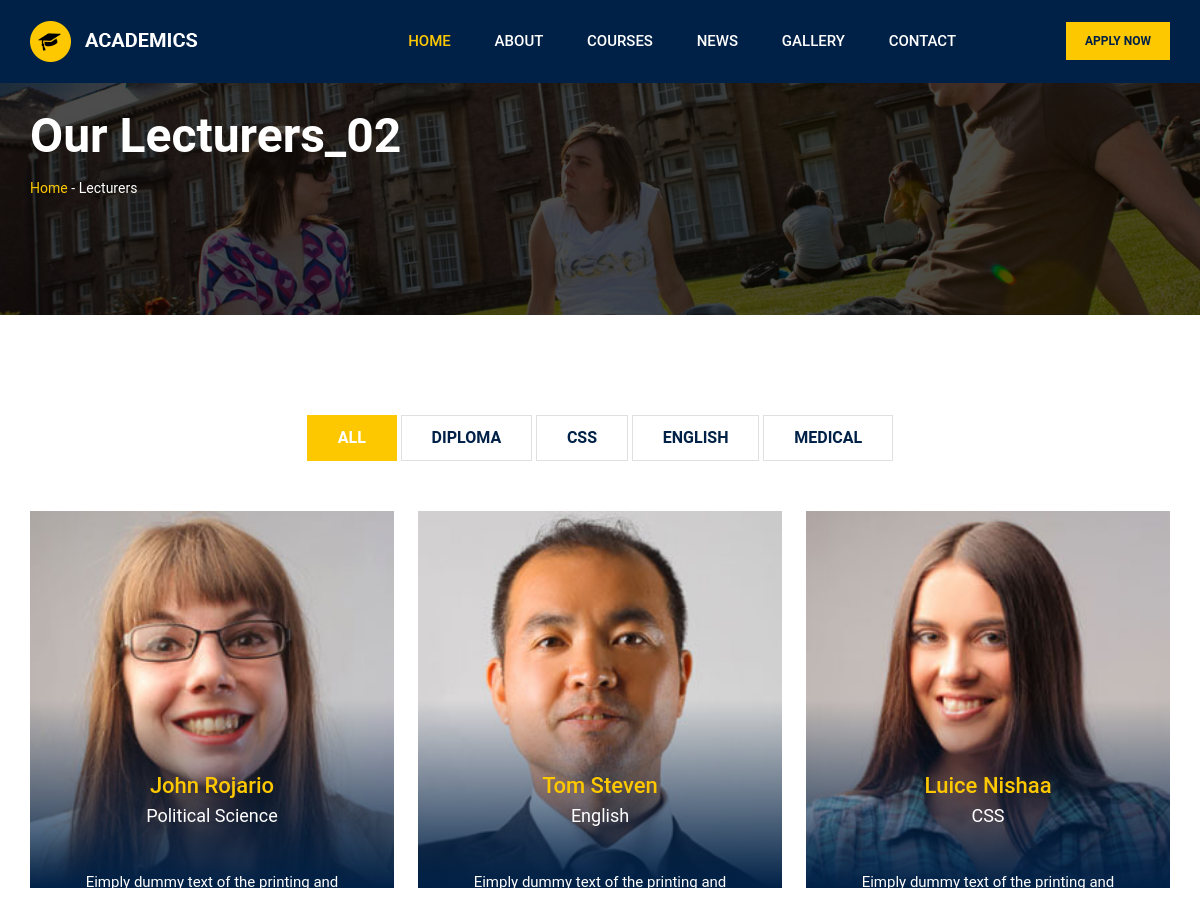
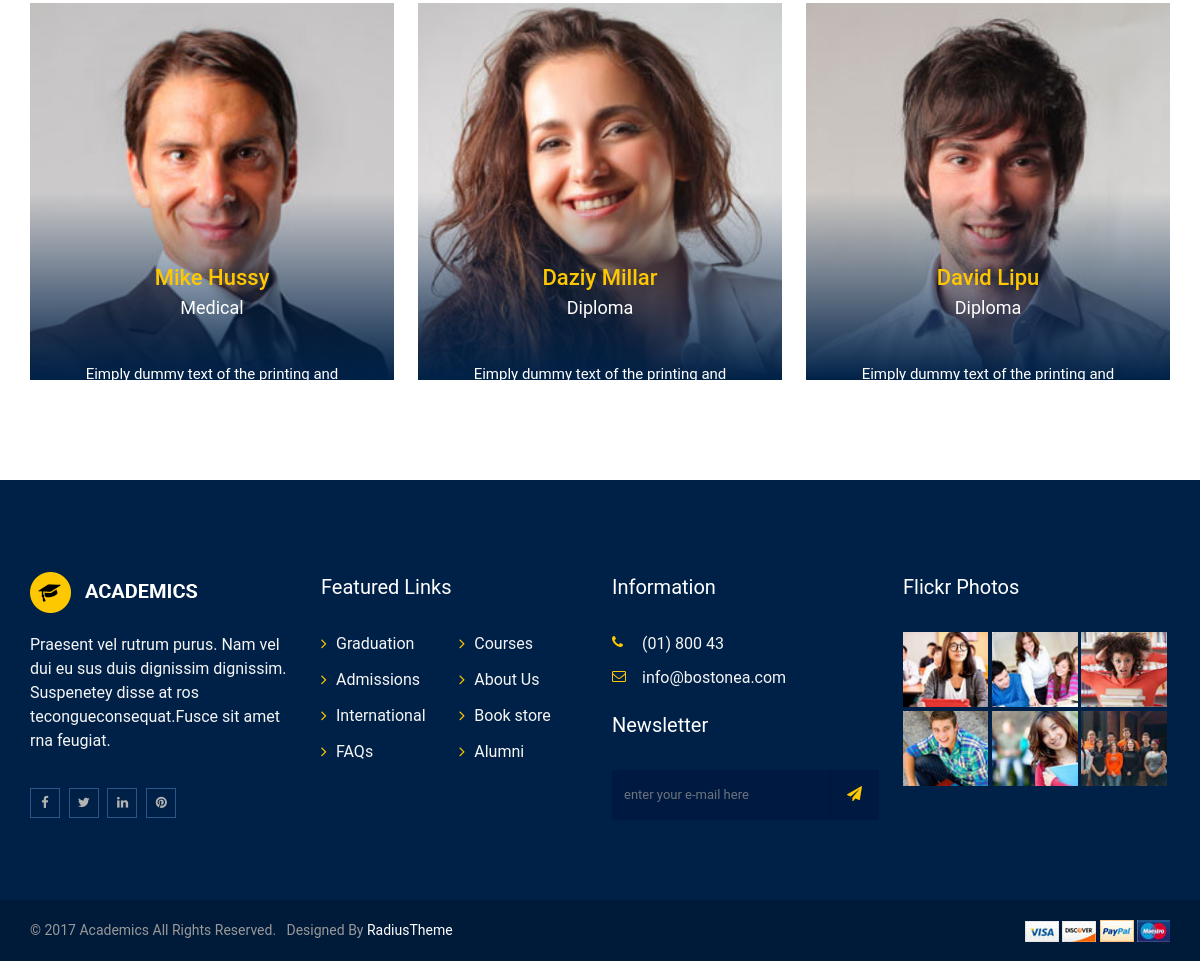
The page /academics/lecturers/ on the database its author committed (2 pictures, top to bottom).
### academics/models.py (models this page shows, shortened)
class Lecturers(models.Model):
    name = models.CharField(max_length=50)
    designation = models.CharField(max_length=20)
    department = models.CharField(max_length=20)
    phone = models.CharField(max_length=11)
    image = models.ImageField(upload_to='lecturers/')
    about = models.TextField()
    qualification = models.TextField()
    email = models.EmailField()
    linkdin = models.URLField(max_length=200, blank=True, null=True)
    twetter = models.URLField(max_length=200, blank=True, null=True)
    facebook = models.URLField(max_length=200, blank=True, null=True)

### home/models.py (models this page shows, shortened)
class Institution(models.Model):
    insti_name = models.CharField(max_length=100)
    insti_logo = models.ImageField(upload_to='institute/', blank=True, null=True)
    insti_description = models.TextField(blank=True, null=True)
    insti_phone = models.CharField(max_length=11, blank=True, null=True)
    insti_address = models.CharField(max_length=11)
    insti_email = models.EmailField()
    insti_facebook = models.URLField(max_length=200, blank=True, null=True)
    insti_twitter = models.URLField(max_length=200, blank=True, null=True)
    insti_linkdin = models.URLField(max_length=200, blank=True, null=True)
    insti_pinterest = models.URLField(max_length=200, blank=True, null=True)

### academics/views.py (the view)
# urls.py: path('lecturers/', views.lecturers, name='lecturers'),
def lecturers(request):
    all_lecturers = Lecturers.objects.all()
    context = {
        'lecturers':all_lecturers
    }
    return render(request, 'pages/lecturers.html', context)

### home/custome_context_processor.py (called while the page is built)
def institute(request):
    inst_obj = Institution.objects.get(id=1)
    context = {
        'institute':inst_obj
    }
    return context

def category_all(request):
    categories =  CourseCategory.objects.all()
    context = {
        'categories':categories
    }
    return context

### templates/pages/lecturers.html (shortened to what this page needs)
{% extends 'base.html' %}
{% load static %}
{% block content %}
        <div class="inner-page-banner-area" style="background-image: url('../../static/img/banner/5.jpg');">
            <div class="container">
                <div class="pagination-area">
                    <h1>Our Lecturers_02</h1>
                    <ul>
                        <li><a href="#">Home</a> -</li>
                        <li>Lecturers</li>
                    </ul>
                </div>
            </div>
        </div>
        <div class="lecturers-page2-area">
            <div class="container" id="inner-isotope">
                <div class="row">
                    <div class="col-xl-12 col-lg-12 col-md-12 col-sm-12">
                        <div class="isotop-classes-tab isotop-btn-accent">
                            <a href="#" data-filter="*" class="current">All</a>
                            <a href="#" data-filter=".diploma">Diploma</a>
                            <a href="#" data-filter=".cse">CSS</a>
                            <a href="#" data-filter=".english">English</a>
                            <a href="#" data-filter=".medical">Medical</a>
                        </div>
                    </div>
                </div>
                <div class="row featuredContainer">
                    {% for i in lecturers %}
                    <div class="col-xl-4 col-lg-4 col-md-6 col-sm-12 diploma cse">
                        <div class="single-item">
                            <div class="lecturers-item-wrapper">
                                <a href="#"><img class="img-responsive" src="{{ i.image.url }}" alt="team"></a>
                                <div class="lecturers-content-wrapper">
                                    <h3><a href="{% url 'lecturer' i.id %}">{{ i.name }}</a></h3>
                                    <span>{{ i.department }}</span>
                                    <p class="text-center">{{ i.about|truncatewords:10 }}</p>
                                </div>
                            </div>
                        </div>
                    </div>
                    {% endfor %}
                </div>
            </div>
        </div>
{% endblock %}

### templates/base.html (shortened to what this page needs)
<!doctype html>
<html class="no-js" lang="">
{% load static %}
<head>
    {% include 'src/css.html' %}
</head>
<body>
<div id="wrapper">
    <header>
    {% include 'section/header.html' %}
    </header>
    {% block content %}
    {% endblock %}
    <footer>
        <div class="footer-area-top">
            <div class="container">
                <div class="row">
                    <div class="col-xl-3 col-lg-3 col-md-6 col-sm-12">
                        <div class="footer-box">
                            <a href="{% url 'home' %}"><img class="img-responsive" src="{{ institute.insti_logo.url }}" alt="logo"></a>
                            <div class="footer-about">
                                <p>{{ institute.insti_description }}</p>
                            </div>
                            <ul class="footer-social">
                                <li><a href="{{ institute.insti_facebook }}"><i class="fa fa-facebook" aria-hidden="true"></i></a></li>
                                <li><a href="{{ institute.insti_twitter }}"><i class="fa fa-twitter" aria-hidden="true"></i></a></li>
                                <li><a href="{{ institute.insti_linkdin }}"><i class="fa fa-linkedin" aria-hidden="true"></i></a></li>
                                <li><a href="{{ institute.insti_pinteres }}"><i class="fa fa-pinterest" aria-hidden="true"></i></a></li>
                            </ul>
                        </div>
                    </div>
                    <div class="col-xl-3 col-lg-3 col-md-6 col-sm-12">
                        <div class="footer-box">
                            <h3>Featured Links</h3>
                            <ul class="featured-links">
                                <li>
                                    <ul>
                                        <li><a href="#">Graduation</a></li>
                                        <li><a href="#">Admissions</a></li>
                                        <li><a href="#">International</a></li>
                                        <li><a href="#">FAQs</a></li>
                                    </ul>
                                </li>
                                <li>
                                    <ul>
                                        <li><a href="#">Courses</a></li>
                                        <li><a href="#">About Us</a></li>
                                        <li><a href="#">Book store</a></li>
                                        <li><a href="#">Alumni</a></li>
                                    </ul>
                                </li>
                            </ul>
                        </div>
                    </div>
                    <div class="col-xl-3 col-lg-3 col-md-6 col-sm-12">
                        <div class="footer-box">
                            <h3>Information</h3>
                            <ul class="corporate-address">
                                <li><i class="fa fa-phone" aria-hidden="true"></i><a href="Phone(01)800433633.html">
                                    {{ institute.insti_phone }} </a></li>
                                <li><i class="fa fa-envelope-o" aria-hidden="true"></i>{{ institute.insti_email }}</li>
                            </ul>
                            <div class="newsletter-area">
                                <h3>Newsletter</h3>
                                <form action="{% url 'newsletter' %}" method="POST">
                                    <div class="input-group stylish-input-group">
                                        <input type="text" name="mail" placeholder="Enter your e-mail here" class="form-control">
                                        <span class="input-group-addon">
                                            <button type="submit">
                                                <i class="fa fa-paper-plane" aria-hidden="true"></i>
                                            </button>
                                        </span>
                                    </div>
                                </form>
                            </div>
                        </div>
                    </div>
                    <div class="col-xl-3 col-lg-3 col-md-6 col-sm-12">
                        <div class="footer-box">
                            <h3>Flickr Photos</h3>
                            <ul class="flickr-photos">
                                <li>
                                    <a href="#"><img class="img-responsive" src="{% static 'img/footer/1.jpg' %}" alt="flickr"></a>
                                </li>
                                <li>
                                    <a href="#"><img class="img-responsive" src="{% static 'img/footer/2.jpg' %}" alt="flickr"></a>
                                </li>
                                <li>
                                    <a href="#"><img class="img-responsive" src="{% static 'img/footer/3.jpg' %}" alt="flickr"></a>
                                </li>
                                <li>
                                    <a href="#"><img class="img-responsive" src="{% static 'img/footer/4.jpg' %}" alt="flickr"></a>
                                </li>
                                <li>
                                    <a href="#"><img class="img-responsive" src="{% static 'img/footer/5.jpg' %}" alt="flickr"></a>
                                </li>
                                <li>
                                    <a href="#"><img class="img-responsive" src="{% static 'img/footer/6.jpg' %}" alt="flickr"></a>
                                </li>
                            </ul>
                        </div>
                    </div>
                </div>
            </div>
        </div>
        <div class="footer-area-bottom">
            <div class="container">
                <div class="row">
                    <div class="col-xl-8 col-lg-8 col-md-8 col-sm-12">
                        <p>&copy; 2017 Academics All Rights Reserved. &nbsp; Designed by<a target="_blank"
                                                                                           href="https://www.radiustheme.com/"
                                                                                           rel="nofollow">
                            RadiusTheme</a></p>
                    </div>
                    <div class="col-xl-4 col-lg-4 col-md-4 col-sm-12">
                        <ul class="payment-method">
                            <li>
                                <a href="#"><img alt="payment-method" src="{% static 'img/payment-method1.jpg' %}"></a>
                            </li>
                            <li>
                                <a href="#"><img alt="payment-method" src="{% static 'img/payment-method2.jpg' %}"></a>
                            </li>
                            <li>
                                <a href="#"><img alt="payment-method" src="{% static 'img/payment-method3.jpg' %}"></a>
                            </li>
                            <li>
                                <a href="#"><img alt="payment-method" src="{% static 'img/payment-method4.jpg' %}"></a>
                            </li>
                        </ul>
                    </div>
                </div>
            </div>
        </div>
    </footer>
</div>
</body>
</html>

### static/css/main.css (style rules this page uses)
html { color: #222; font-size: 1em; line-height: 1.4; }
audio, canvas, iframe, img, svg, video { vertical-align: middle; }

### rows shown on the page
Lecturers: image (picture), name "John Rojario", department "Political Science", about "Eimply dummy text of the printing and…"
Lecturers: image (picture), name "Tom Steven", department "English", about "Eimply dummy text of the printing and…"
Lecturers: image (picture), name "Luice Nishaa", department "CSS", about "Eimply dummy text of the printing and…"
Lecturers: image (picture), name "Mike Hussy", department "Medical", about "Eimply dummy text of the printing and…"
Lecturers: image (picture), name "Daziy Millar", department "Diploma", about "Eimply dummy text of the printing and…"
Lecturers: image (picture), name "David Lipu", department "Diploma", about "Eimply dummy text of the printing and…"
Institution: insti_logo (picture), insti_description "Praesent vel rutrum purus. Nam vel dui eu sus duis dignissim dignissim. Suspenetey disse at ros tecongueconsequat.Fusce sit amet rna feugiat.", insti_phone "(01) 800 43", insti_email "info@bostonea.com"
